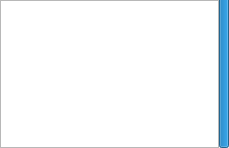
<?xml version="1.0" encoding="UTF-8"?>
<ui version="4.0">
 <class>ClientSelectionDialog</class>
 <widget class="QDialog" name="ClientSelectionDialog">
  <property name="geometry">
   <rect>
    <x>0</x>
    <y>0</y>
    <width>229</width>
    <height>148</height>
   </rect>
  </property>
  <property name="focusPolicy">
   <enum>Qt::StrongFocus</enum>
  </property>
  <property name="windowTitle">
   <string>Client Selection</string>
  </property>
  <property name="windowIcon">
   <iconset resource="Resources.qrc">
    <normaloff>:/icons/qutescoop.png</normaloff>:/icons/qutescoop.png</iconset>
  </property>
  <layout class="QHBoxLayout" name="horizontalLayout">
   <property name="spacing">
    <number>0</number>
   </property>
   <property name="margin">
    <number>0</number>
   </property>
   <item>
    <widget class="QListWidget" name="listWidget">
     <property name="mouseTracking">
      <bool>true</bool>
     </property>
     <property name="focusPolicy">
      <enum>Qt::StrongFocus</enum>
     </property>
     <property name="lineWidth">
      <number>0</number>
     </property>
     <property name="verticalScrollBarPolicy">
      <enum>Qt::ScrollBarAsNeeded</enum>
     </property>
     <property name="horizontalScrollBarPolicy">
      <enum>Qt::ScrollBarAlwaysOff</enum>
     </property>
     <property name="editTriggers">
      <set>QAbstractItemView::NoEditTriggers</set>
     </property>
     <property name="uniformItemSizes">
      <bool>true</bool>
     </property>
     <property name="selectionRectVisible">
      <bool>true</bool>
     </property>
    </widget>
   </item>
   <item>
    <widget class="QProgressBar" name="progressBar">
     <property name="maximumSize">
      <size>
       <width>10</width>
       <height>16777215</height>
      </size>
     </property>
     <property name="value">
      <number>100</number>
     </property>
     <property name="textVisible">
      <bool>false</bool>
     </property>
     <property name="orientation">
      <enum>Qt::Vertical</enum>
     </property>
    </widget>
   </item>
  </layout>
 </widget>
 <resources>
  <include location="Resources.qrc"/>
 </resources>
 <connections/>
</ui>
